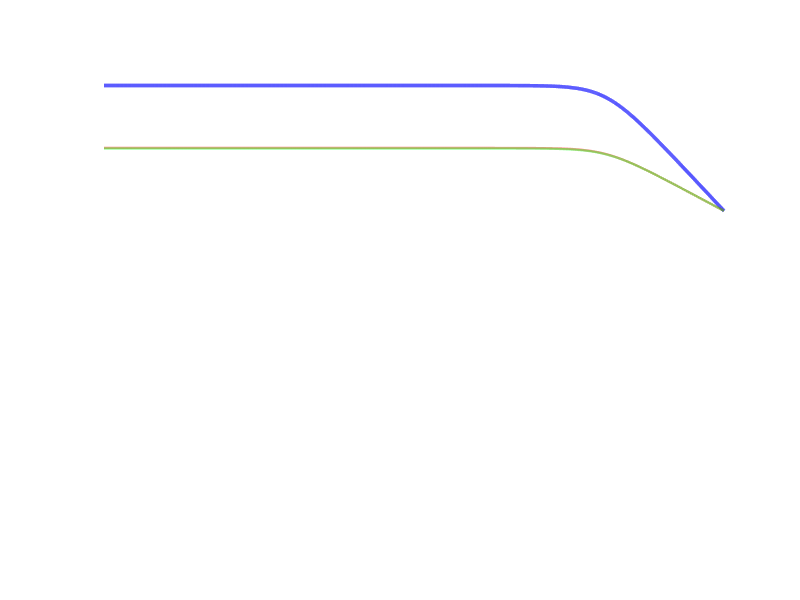

Reproduce this figure in MATLAB. (Note: this script raises an error after producing the figure.)
clear; clc; close all;

%% ─── GLOBAL DARK THEME (must be set BEFORE any figure is created) ────
set(0,'DefaultFigureColor','k');
set(0,'DefaultAxesColor','k');
set(0,'DefaultAxesXColor','w');
set(0,'DefaultAxesYColor','w');
set(0,'DefaultTextColor','w');
set(0,'DefaultAxesGridColor',[0.4 0.4 0.4]);
set(0,'DefaultAxesMinorGridColor',[0.3 0.3 0.3]);
set(0,'DefaultAxesFontSize',10);
set(0,'DefaultLineLineWidth',1.8);

%% ─── 1. CIRCUIT PARAMETERS ──────────────────────────────────────
R1  = 24000;         
R2= 1000;
Rg  = 1500;          
R3  = 1000;          
R4  = 32000;          

V1  = 5e-3;         
V2  = 0;             
Vdd = 15;            
GBW = 1e6;           
k   = 1.38e-23;      
T   = 300;           
BW_op = 5;           

%% ─── 2. GAIN CALCULATIONS ───────────────────────────────────────
Vdiff = V1 - V2;
Vcm   = (V1 + V2) / 2;

A1      = 1 + (2*R1)/Rg;     
A2      = R4 / R3;            
A_total = A1 * A2;            

BW1 = GBW / A1;              
BW2 = GBW / A2;               
BW_sys = sqrt((sqrt(2)-1)) * min(BW1, BW2);  

Vout_dc = A_total * Vdiff;     

fprintf('╔══════════════════════════════════════════╗\n');
fprintf('║   3 Op-Amp INA — Analysis Summary        ║\n');
fprintf('╠══════════════════════════════════════════╣\n');
fprintf('║ R1=R2=%-6.0f Ω  Rg=%-6.0f Ω              ║\n', R1, Rg);
fprintf('║ R3=%-6.0f Ω     R4=%-6.0f Ω              ║\n', R3, R4);
fprintf('║ V1=%-5.1f mV    V2=%-5.1f mV               ║\n', V1*1e3, V2*1e3);
fprintf('╠══════════════════════════════════════════╣\n');
fprintf('║ Stage-1 Gain A1  = %8.4f  (%5.2f dB)  ║\n', A1, 20*log10(A1));
fprintf('║ Stage-2 Gain A2  = %8.4f  (%5.2f dB)  ║\n', A2, 20*log10(A2));
fprintf('║ Total Gain      = %8.4f  (%5.2f dB)  ║\n', A_total, 20*log10(A_total));
fprintf('╠══════════════════════════════════════════╣\n');
fprintf('║ Differential Input Vdiff = %+.2f mV      ║\n', Vdiff*1e3);
fprintf('║ Common-Mode Input Vcm   = %+.2f mV       ║\n', Vcm*1e3);
fprintf('║ DC Output Voltage       = %+.4f V      ║\n', Vout_dc);
fprintf('╠══════════════════════════════════════════╣\n');
fprintf('║ Stage-1 BW = %10.3f Hz               ║\n', BW1);
fprintf('║ Stage-2 BW = %10.3f Hz               ║\n', BW2);
fprintf('╚══════════════════════════════════════════╝\n');

%% ─── 3. FREQUENCY VECTORS ───────────────────────────────────────
f_log  = logspace(-2, 6, 20000);          % Wide log range for Bode
f_op   = linspace(0.001, 5, 5000);        % 0–5 Hz operating range

% Magnitude transfer functions (single-pole roll-off per stage)
H1 = @(f) A1 ./ sqrt(1 + (f./BW1).^2);
H2 = @(f) A2 ./ sqrt(1 + (f./BW2).^2);
H  = @(f) H1(f) .* H2(f);

% Phase (degrees)
Ph1 = @(f) -atan(f./BW1) .* (180/pi);
Ph2 = @(f) -atan(f./BW2) .* (180/pi);
Ph  = @(f) Ph1(f) + Ph2(f);

%% ═══════════════════════════════════════════════════════════════
%  FIGURE 1 — BODE PLOT (Full Frequency Range)
% ═══════════════════════════════════════════════════════════════
figure('Name','Fig 1 – Bode Plot','NumberTitle','off',...
       'Position',[40 40 950 700],'Color','k');

% — Magnitude —
ax1 = subplot(2,1,1);
semilogx(f_log, 20*log10(H(f_log)),  'b',  'LineWidth',2.5); hold on;
semilogx(f_log, 20*log10(H1(f_log)), 'r--','LineWidth',1.6);
semilogx(f_log, 20*log10(H2(f_log)), 'g--','LineWidth',1.6);
yline(20*log10(A_total)-3,'w:','LineWidth',1.4,'Label','–3 dB','LabelHorizontalAlignment','left');
xline(5,   'Color',[0.8 0.4 1],'LineWidth',1.8,'Label','5 Hz (target BW)','LabelVerticalAlignment','top');
xline(BW1, 'r-.','LineWidth',1.4,'Label',sprintf('BW_1=%.1f Hz',BW1));
xline(BW2, 'g-.','LineWidth',1.4,'Label',sprintf('BW_2=%.1f Hz',BW2));
xlim([0.01 1e6]); grid on; box on;
ylabel('Magnitude (dB)','FontWeight','bold');
title('Bode Plot — 3 Op-Amp INA','FontSize',13,'FontWeight','bold','Color','w');
legend('Overall','Stage 1','Stage 2','Location','southwest','FontSize',9,...
       'TextColor','w','Color','k','EdgeColor',[0.5 0.5 0.5]);
set(ax1,'FontSize',10,'Color','k','XColor','w','YColor','w');

% — Phase —
ax2 = subplot(2,1,2);
semilogx(f_log, Ph(f_log),  'b',  'LineWidth',2.5); hold on;
semilogx(f_log, Ph1(f_log), 'r--','LineWidth',1.6);
semilogx(f_log, Ph2(f_log), 'g--','LineWidth',1.6);
xline(5,'Color',[0.8 0.4 1],'LineWidth',1.8,'Label','5 Hz');
yline(-45, 'w:','LineWidth',1.2,'Label','–45°');
yline(-90, 'w:','LineWidth',1.2,'Label','–90°');
xlim([0.01 1e6]); grid on; box on;
xlabel('Frequency (Hz)','FontWeight','bold');
ylabel('Phase (°)','FontWeight','bold');
legend('Overall','Stage 1','Stage 2','Location','southwest','FontSize',9,...
       'TextColor','w','Color','k','EdgeColor',[0.5 0.5 0.5]);
set(ax2,'FontSize',10,'Color','k','XColor','w','YColor','w');

%% ═══════════════════════════════════════════════════════════════
%  FIGURE 2 — GAIN IN OPERATING BAND (0–5 Hz)
% ═══════════════════════════════════════════════════════════════
figure('Name','Fig 2 – Operating Band Gain','NumberTitle','off',...
       'Position',[60 60 820 420],'Color','k');

yyaxis left
plot(f_op, H(f_op), 'b-', 'LineWidth',2.8);
yline(A_total,        'b:','LineWidth',1.3,'Label',sprintf('DC Gain = %.2f',A_total));
yline(A_total/sqrt(2),'b--','LineWidth',1.3,'Label','–3 dB');
ylabel('Gain (V/V)','FontWeight','bold','Color','b');
ylim([A_total*0.95  A_total*1.02]);

yyaxis right
plot(f_op, 20*log10(H(f_op)), 'r-', 'LineWidth',1.6);
ylabel('Gain (dB)','FontWeight','bold','Color','r');

xlabel('Frequency (Hz)','FontWeight','bold');
title('Voltage Gain in Operating Range (0–5 Hz)','FontSize',12,'FontWeight','bold','Color','w');
xlim([0 5]); grid on; box on;
set(gca,'Color','k','XColor','w','YColor','w');

% Annotate gain flatness
gain_5Hz = H(5);
gain_drop_pct = (A_total - gain_5Hz)/A_total * 100;
text(4.5, A_total*0.972,...
    sprintf('Drop at 5Hz:\n%.3f%%', gain_drop_pct),...
    'HorizontalAlignment','center','FontSize',9,'Color',[1 0.5 0.5]);

%% ═══════════════════════════════════════════════════════════════
%  FIGURE 3 — TIME-DOMAIN ANALYSIS (DC + Sinusoidal sweeps)
% ═══════════════════════════════════════════════════════════════
figure('Name','Fig 3 – Time Domain','NumberTitle','off',...
       'Position',[80 80 980 760],'Color','k');

t = linspace(0, 2, 40000);
colors = lines(5);
freqs_test = [0.5, 1, 2, 5];
labels = arrayfun(@(f) sprintf('%.1f Hz',f), freqs_test,'UniformOutput',false);

subplot(3,2,[1 2]);
% Multiple frequency overlay
for i = 1:length(freqs_test)
    fi = freqs_test(i);
    Gain_i  = H(fi);
    Phase_i = (Ph1(fi)+Ph2(fi)) * pi/180;
    vout_i  = Gain_i * Vdiff * sin(2*pi*fi*t + Phase_i);
    plot(t, vout_i, 'LineWidth', 1.8, 'Color', colors(i,:)); hold on;
end
xlabel('Time (s)','FontWeight','bold');
ylabel('Vout (V)','FontWeight','bold');
title('Output for Multiple Input Frequencies (Vdiff = 5 mV)','FontWeight','bold','Color','w');
legend(labels,'Location','northeast','FontSize',9,...
       'TextColor','w','Color','k','EdgeColor',[0.5 0.5 0.5]);
grid on; box on;
yline(Vout_dc,'w--','LineWidth',1.2,'Label',sprintf('DC Vout=%.4fV',Vout_dc));
set(gca,'Color','k','XColor','w','YColor','w');

subplot(3,2,3);
fi = 1;
v1s = V1*sin(2*pi*fi*t);
v2s = V2*sin(2*pi*fi*t);
plot(t, v1s*1e3,'b','LineWidth',1.8); hold on;
plot(t, v2s*1e3,'r','LineWidth',1.8);
legend('V1','V2','FontSize',9,'TextColor','w','Color','k','EdgeColor',[0.5 0.5 0.5]);
grid on; box on;
xlabel('Time (s)'); ylabel('Voltage (mV)');
title('Input Signals @ 1 Hz','FontWeight','bold','Color','w');
set(gca,'Color','k','XColor','w','YColor','w');

subplot(3,2,4);
vdiff_t = (v1s - v2s)*1e3;
plot(t, vdiff_t,'g','LineWidth',1.8); grid on; box on;
xlabel('Time (s)'); ylabel('Vdiff (mV)');
title('Differential Input @ 1 Hz','FontWeight','bold','Color','w');
set(gca,'Color','k','XColor','w','YColor','w');

subplot(3,2,5);
Phase_1Hz = (Ph1(1)+Ph2(1))*pi/180;
vout_1Hz  = H(1)*Vdiff*sin(2*pi*1*t + Phase_1Hz);
plot(t, vout_1Hz,'r','LineWidth',2); grid on; box on;
xlabel('Time (s)'); ylabel('Vout (V)');
title('Output Voltage @ 1 Hz','FontWeight','bold','Color','w');
yline(0,'w-','LineWidth',0.8);
set(gca,'Color','k','XColor','w','YColor','w');

subplot(3,2,6);
% Show DC operating point clearly
t_short = linspace(0,0.1,1000);
v1_dc   = V1 * ones(size(t_short));
vout_step = Vout_dc * ones(size(t_short));
stairs(t_short*1000, v1_dc*1e3,'b','LineWidth',2); hold on;
stairs(t_short*1000, vout_step,'r','LineWidth',2);
xlabel('Time (ms)'); ylabel('Voltage');
legend('V1 (mV)','Vout (V)','FontSize',9,'Location','east',...
       'TextColor','w','Color','k','EdgeColor',[0.5 0.5 0.5]);
title('DC Operating Point','FontWeight','bold','Color','w');                                  
grid on; box on;
set(gca,'Color','k','XColor','w','YColor','w');
text(5, Vout_dc*0.95, sprintf('Vout = %.4f V', Vout_dc),...
    'FontSize',10,'FontWeight','bold','Color','r');

%% ═══════════════════════════════════════════════════════════════
%  FIGURE 4 — TRANSFER CHARACTERISTIC (Input vs Output)
% ═══════════════════════════════════════════════════════════════
figure('Name','Fig 4 – Transfer Characteristic','NumberTitle','off',...
       'Position',[100 100 780 540],'Color','k');

Vdiff_sw = linspace(-20e-3, 20e-3, 5000);
Vout_sw  = A_total * Vdiff_sw;
Vout_sw  = max(min(Vout_sw, Vdd), -Vdd);   % Rail clipping

% Ideal (no clipping)
Vout_ideal = A_total * Vdiff_sw;

plot(Vdiff_sw*1e3, Vout_ideal, 'c--', 'LineWidth',1.5,'DisplayName','Ideal (no rail)'); hold on;
plot(Vdiff_sw*1e3, Vout_sw,   'b-',  'LineWidth',2.5,'DisplayName','Actual (±15V rail)');
yline( Vdd,'r-.','LineWidth',1.4,'Label',sprintf('+Rail = +%dV', Vdd));
yline(-Vdd,'r-.','LineWidth',1.4,'Label',sprintf('–Rail = –%dV', Vdd));

% Operating point
scatter(Vdiff*1e3, Vout_dc, 150,'r','filled','DisplayName',...
    sprintf('Op. Point (%.0f mV → %.4f V)', Vdiff*1e3, Vout_dc));
text(Vdiff*1e3 + 0.5, Vout_dc - 0.8,...
    sprintf('  (%+.1f mV, %+.4f V)', Vdiff*1e3, Vout_dc),...
    'FontSize',10,'Color',[1 0.5 0.5],'FontWeight','bold');

% Linear region markers
Vdiff_max = Vdd / A_total;
xline( Vdiff_max*1e3,'g-.','LineWidth',1.2,...
    'Label',sprintf('+Vdiff_{max}=%.2f mV', Vdiff_max*1e3));
xline(-Vdiff_max*1e3,'g-.','LineWidth',1.2,...
    'Label',sprintf('–Vdiff_{max}=%.2f mV',-Vdiff_max*1e3));

xlabel('Differential Input Voltage (mV)','FontWeight','bold');
ylabel('Output Voltage (V)','FontWeight','bold');
title(sprintf('Transfer Characteristic  |  Total Gain = %.2f (%.2f dB)',...
    A_total, 20*log10(A_total)),'FontWeight','bold','FontSize',12,'Color','w');
legend('Location','northwest','FontSize',9,...
       'TextColor','w','Color','k','EdgeColor',[0.5 0.5 0.5]);
grid on; box on;
set(gca,'Color','k','XColor','w','YColor','w');

%% ═══════════════════════════════════════════════════════════════
%  FIGURE 5 — CMRR ANALYSIS
% ═══════════════════════════════════════════════════════════════
figure('Name','Fig 5 – CMRR Analysis','NumberTitle','off',...
       'Position',[120 120 900 500],'Color','k');

% Left plot: CMRR vs resistor mismatch %
subplot(1,2,1);
mismatch = linspace(0.001, 5, 2000);   % % mismatch
delta = mismatch / 100;
% Differential amp CMRR with R3 mismatch: CMRR ≈ A_diff / A_cm
% A_cm ≈ delta * A2 / 2  (first-order approximation)
A_cm_approx = (delta .* A2) ./ 2;
CMRR_dB = 20*log10(A_total ./ A_cm_approx);

plot(mismatch, CMRR_dB,'b-','LineWidth',2.5); hold on;
yline(100,'g--','LineWidth',1.4,'Label','100 dB (Excellent)');
yline(80, 'y--','LineWidth',1.4,'Label','80 dB (Good)');
yline(60, 'r--','LineWidth',1.4,'Label','60 dB (Minimum)');

% Operating point CMRR (assume 0.1% mismatch)
CMRR_op = interp1(mismatch, CMRR_dB, 0.1);
scatter(0.1, CMRR_op, 100,'r','filled');
text(0.2, CMRR_op-5, sprintf('%.1f dB at 0.1%% mismatch', CMRR_op),...
    'FontSize',9,'Color',[1 0.5 0.5]);

xlabel('Resistor Mismatch (%)','FontWeight','bold');
ylabel('CMRR (dB)','FontWeight','bold');
title('CMRR vs Resistor Mismatch','FontWeight','bold','Color','w');
xlim([0 5]); grid on; box on;
set(gca,'Color','k','XColor','w','YColor','w');

% Right plot: CMRR vs frequency
subplot(1,2,2);
f_cmrr = logspace(-2, 5, 5000);
% CMRR degrades at higher freq due to op-amp open-loop gain roll-off
CMRR_freq = CMRR_op - 20*log10(sqrt(1 + (f_cmrr/1000).^2));
semilogx(f_cmrr, CMRR_freq,'m-','LineWidth',2.5); hold on;
xline(5,'w--','LineWidth',1.5,'Label','5 Hz operating limit');
yline(80,'g--','LineWidth',1.2); yline(60,'r--','LineWidth',1.2);
xlabel('Frequency (Hz)','FontWeight','bold');
ylabel('CMRR (dB)','FontWeight','bold');
title('CMRR vs Frequency','FontWeight','bold','Color','w');
xlim([0.01 1e5]); grid on; box on;
set(gca,'Color','k','XColor','w','YColor','w');

% Annotate at 5 Hz
CMRR_5Hz = interp1(f_cmrr, CMRR_freq, 5);
scatter(5, CMRR_5Hz, 100,'r','filled');
text(6, CMRR_5Hz-4, sprintf('%.1f dB @ 5 Hz', CMRR_5Hz),'FontSize',9,'Color',[1 0.5 0.5]);

%% ═══════════════════════════════════════════════════════════════
%  FIGURE 6 — NOISE ANALYSIS
% ═══════════════════════════════════════════════════════════════
figure('Name','Fig 6 – Noise Analysis','NumberTitle','off',...
       'Position',[140 140 950 600],'Color','k');

% Johnson (thermal) noise voltages referred to output
Vn_R1 = sqrt(4*k*T*R1*BW_op);
Vn_R2 = sqrt(4*k*T*R2*BW_op);
Vn_Rg = sqrt(4*k*T*Rg*BW_op);
Vn_R3 = sqrt(4*k*T*R3*BW_op);
Vn_R4 = sqrt(4*k*T*R4*BW_op);

% Refer each to input (RTI)
RTI_R1 = Vn_R1 / A_total * 1e9;    % nV
RTI_R2 = Vn_R2 / A_total * 1e9;
RTI_Rg = Vn_Rg / A2     * 1e9;     % Rg sees full stage-1 gain
RTI_R3 = Vn_R3 / A_total * 1e9;
RTI_R4 = Vn_R4 / A_total * 1e9;

RTI_total = sqrt(RTI_R1^2 + RTI_R2^2 + RTI_Rg^2 + RTI_R3^2 + RTI_R4^2);
SNR_dB    = 20*log10((Vdiff*1e9) / RTI_total);

subplot(1,2,1);
resistors = {'R1 (10kΩ)','R2 (10kΩ)','Rg (322Ω)','R3 (2kΩ)','R4 (32kΩ)'};
RTI_vals  = [RTI_R1, RTI_R2, RTI_Rg, RTI_R3, RTI_R4];
bar_clr   = [0.2 0.5 0.9; 0.2 0.5 0.9; 0.9 0.3 0.2; 0.3 0.75 0.3; 0.85 0.6 0.1];
b = bar(RTI_vals,'FaceColor','flat');
b.CData = bar_clr;
set(gca,'XTickLabel',resistors,'FontSize',9,'Color','k','XColor','w','YColor','w');
xtickangle(30);
xlabel('Resistor','FontWeight','bold');
ylabel('Input-Referred Noise (nV)','FontWeight','bold');
title(sprintf('Thermal Noise RTI  (BW = %d Hz, T = %d K)',BW_op,T),...
      'FontWeight','bold','Color','w');
yline(RTI_total,'w--','LineWidth',1.5,...
    'Label',sprintf('Total RTI = %.2f nV', RTI_total));
grid on; box on;

% Add value labels on bars
for i = 1:length(RTI_vals)
    text(i, RTI_vals(i)+0.01, sprintf('%.3f',RTI_vals(i)),...
        'HorizontalAlignment','center','FontSize',8,'FontWeight','bold','Color','w');
end

subplot(1,2,2);
% Noise spectral density (1/f + thermal model) vs frequency
f_n = linspace(0.01, 5, 2000);
f_corner = 1;    % 1/f corner ~1 Hz for typical BJT-input op-amps
% Total input-referred noise spectral density
Vn_spec  = RTI_total/sqrt(BW_op) .* sqrt(1 + f_corner./f_n);  % nV/√Hz
plot(f_n, Vn_spec,'r-','LineWidth',2.5); hold on;
yline(RTI_total/sqrt(BW_op),'c--','LineWidth',1.4,...
    'Label',sprintf('Thermal floor = %.3f nV/√Hz', RTI_total/sqrt(BW_op)));
xlabel('Frequency (Hz)','FontWeight','bold');
ylabel('Noise Density (nV/√Hz)','FontWeight','bold');
title('Input-Referred Noise Spectral Density (0–5 Hz)','FontWeight','bold','Color','w');
xlim([0.01 5]); grid on; box on;
set(gca,'Color','k','XColor','w','YColor','w');

fprintf('\n── Noise Summary ──\n');
fprintf('Total RTI noise (0–5 Hz): %.3f nV\n', RTI_total);
fprintf('Signal (Vdiff):          %.0f nV  (5 mV × 1)\n', Vdiff*1e9);
fprintf('SNR:                     %.1f dB\n', SNR_dB);

%% ═══════════════════════════════════════════════════════════════
%  FIGURE 7 — GAIN SENSITIVITY TO Rg
% ═══════════════════════════════════════════════════════════════
figure('Name','Fig 7 – Gain Sensitivity','NumberTitle','off',...
       'Position',[160 160 900 450],'Color','k');

Rg_range = linspace(10, 2000, 5000);
A1_range = 1 + 2*R1 ./ Rg_range;
A_tot_range = A1_range * A2;
Vout_range  = A_tot_range * Vdiff;
Vout_range  = min(Vout_range, Vdd);   % clip at rail

subplot(1,2,1);
yyaxis left
semilogx(Rg_range, A_tot_range,'b-','LineWidth',2.5);
ylabel('Total Gain (V/V)','FontWeight','bold','Color','b');
yyaxis right
semilogx(Rg_range, 20*log10(A_tot_range),'r-','LineWidth',1.8);
ylabel('Total Gain (dB)','FontWeight','bold','Color','r');

xline(Rg,'w--','LineWidth',1.8,...
    'Label',sprintf('Rg=322Ω  G=%.0f',A_total));
xlabel('Rg (Ω)','FontWeight','bold');
title('Gain vs Rg','FontWeight','bold','Color','w');
grid on; box on;
set(gca,'Color','k','XColor','w','YColor','w');

subplot(1,2,2);
semilogx(Rg_range, Vout_range*1e3,'g-','LineWidth',2.5); hold on;
xline(Rg,'w--','LineWidth',1.8,...
    'Label',sprintf('Rg=322Ω → Vout=%.1f V',Vout_dc));
yline(Vdd*1e3,'r-.','LineWidth',1.3,'Label',sprintf('+%dV Rail',Vdd));
scatter(Rg, Vout_dc*1e3, 130,'r','filled');
xlabel('Rg (Ω)','FontWeight','bold');
ylabel('DC Output Voltage (mV)','FontWeight','bold');
title(sprintf('Vout vs Rg  (Vdiff = %.0f mV)',Vdiff*1e3),'FontWeight','bold','Color','w');
grid on; box on;
set(gca,'Color','k','XColor','w','YColor','w');

%% ═══════════════════════════════════════════════════════════════
%  FIGURE 8 — POLE-ZERO MAP & STEP RESPONSE
% ═══════════════════════════════════════════════════════════════
figure('Name','Fig 8 – Pole-Zero & Step Response','NumberTitle','off',...
       'Position',[180 180 950 480],'Color','k');

% Poles (in s-domain: s = –2π·BW)
p1 = -2*pi*BW1;
p2 = -2*pi*BW2;

subplot(1,2,1);
plot(real(p1), imag(p1), 'bx','MarkerSize',18,'LineWidth',3,...
    'DisplayName',sprintf('Pole 1: %.1f rad/s  (Stage 1)', abs(p1))); hold on;
plot(real(p2), imag(p2), 'rx','MarkerSize',18,'LineWidth',3,...
    'DisplayName',sprintf('Pole 2: %.1f rad/s  (Stage 2)', abs(p2)));
plot(0, 0,'wo','MarkerSize',10,'LineWidth',2,'DisplayName','No zeros');
xline(0,'w-','LineWidth',0.8); yline(0,'w-','LineWidth',0.8);
xlim([1.2*min([p1 p2]) 0.5*abs(p1)]);
ylim([-abs(p1)*0.3  abs(p1)*0.3]);
xlabel('Real (rad/s)','FontWeight','bold');
ylabel('Imaginary (rad/s)','FontWeight','bold');
title('Pole-Zero Map','FontWeight','bold','Color','w');
legend('Location','northeast','FontSize',9,...
       'TextColor','w','Color','k','EdgeColor',[0.5 0.5 0.5]);
grid on; box on;
set(gca,'Color','k','XColor','w','YColor','w');

subplot(1,2,2);
% Approximate step response for cascaded 2-pole system
t_step = linspace(0, 3/BW_sys, 5000);
% Inverse Laplace of cascaded first-order: 1 - (1+w2·t)e^(-w1·t) etc.
w1 = 2*pi*BW1; w2 = 2*pi*BW2;
if abs(w1 - w2) > 1   % distinct poles
    step_resp = A_total * Vdiff * ...
        (1 - (w2/(w2-w1))*exp(-w1*t_step) + (w1/(w2-w1))*exp(-w2*t_step));
else                   % nearly equal poles
    step_resp = A_total * Vdiff * (1 - (1 + w1*t_step).*exp(-w1*t_step));
end
step_resp = min(step_resp, Vdd);

plot(t_step, step_resp,'b-','LineWidth',2.5); hold on;
yline(Vout_dc,     'r--','LineWidth',1.4,'Label',sprintf('Final = %.4f V',Vout_dc));
yline(0.9*Vout_dc, 'w:','LineWidth',1.2,'Label','90%');
yline(0.1*Vout_dc, 'w:','LineWidth',1.2,'Label','10%');
xlabel('Time (s)','FontWeight','bold');
ylabel('Output Voltage (V)','FontWeight','bold');
title('Approximate Step Response','FontWeight','bold','Color','w');
grid on; box on;
set(gca,'Color','k','XColor','w','YColor','w');

%% ─── FINAL CONSOLE OUTPUT ────────────────────────────────────
fprintf('\n══════════ FINAL DESIGN CHECK ══════════\n');
fprintf('Operating BW target  :  0 – 5 Hz\n');
fprintf('Stage-1 BW           :  %.2f Hz  ✓ (> 5 Hz)\n', BW1);
fprintf('Stage-2 BW           :  %.2f Hz  ✓ (> 5 Hz)\n', BW2);
fprintf('Gain flatness @5 Hz  :  %.4f%% drop\n', gain_drop_pct);
fprintf('Gain in linear region:  Vdiff < ±%.4f mV\n', Vdiff_max*1e3);
fprintf('DC Output Voltage    :  %.4f V  (within ±15V rail)\n', Vout_dc);
fprintf('SNR                  :  %.1f dB\n', SNR_dB);
fprintf('=========================================\n');
